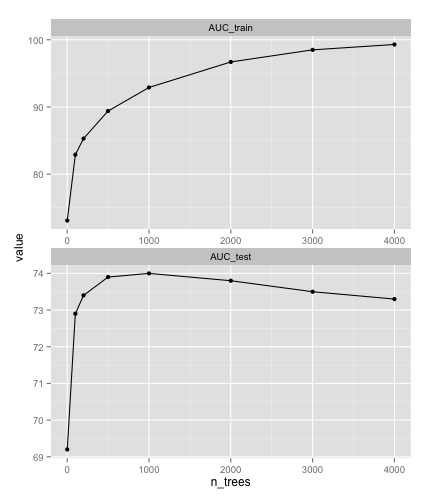

The script that drew this image:

library(ggplot2)
library(readr)
library(dplyr)
library(reshape2)

d <- read_csv("x-overfit.csv")

d %>% melt(id.vars = "n_trees") %>%
  ggplot(aes(x = n_trees, y = value)) +
  geom_point() + geom_line() + 
  facet_wrap(~ variable, ncol = 1, scales = "free")
